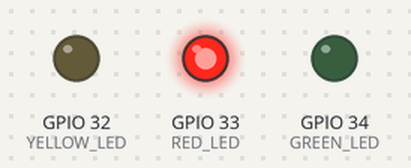
Recording of a program running on a simulated ESP32. On the bench: output pins drawn as LEDs (lit = HIGH).

Above: at 15.0 s.
At 32.5 s:
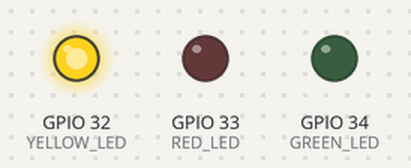
At 45.0 s:
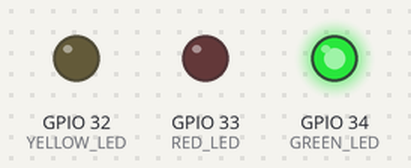
Timing chart, 0 to 71.5 s (numbered marks = the images above):
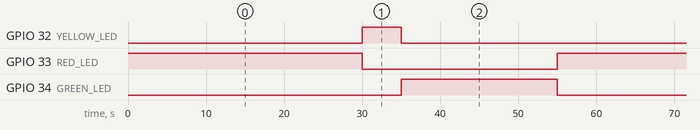

The program:

main.cpp
```cpp
#include <Arduino.h>
#include <Arduino.h>

#define RED_LED 33
#define YELLOW_LED 32
#define GREEN_LED 34

void setup() {
  pinMode(RED_LED, OUTPUT);
  pinMode(YELLOW_LED, OUTPUT);
  pinMode(GREEN_LED, OUTPUT);
}

void loop() {
  // Lampu Merah menyala 30 detik
  digitalWrite(RED_LED, HIGH);
  digitalWrite(YELLOW_LED, LOW);
  digitalWrite(GREEN_LED, LOW);
  delay(30000);

  // Lampu Kuning menyala 5 detik
  digitalWrite(RED_LED, LOW);
  digitalWrite(YELLOW_LED, HIGH);
  digitalWrite(GREEN_LED, LOW);
  delay(5000);

  // Lampu Hijau menyala 20 detik
  digitalWrite(RED_LED, LOW);
  digitalWrite(YELLOW_LED, LOW);
  digitalWrite(GREEN_LED, HIGH);
  delay(20000);
}
```

Measured:
- by itself, GPIO 32 (YELLOW_LED): alternates HIGH for 5.0 s and LOW for 50.0 s
- by itself, GPIO 33 (RED_LED): alternates HIGH for 30.0 s and LOW for 25.0 s
- by itself, GPIO 34 (GREEN_LED): alternates HIGH for 20.0 s and LOW for 35.0 s
